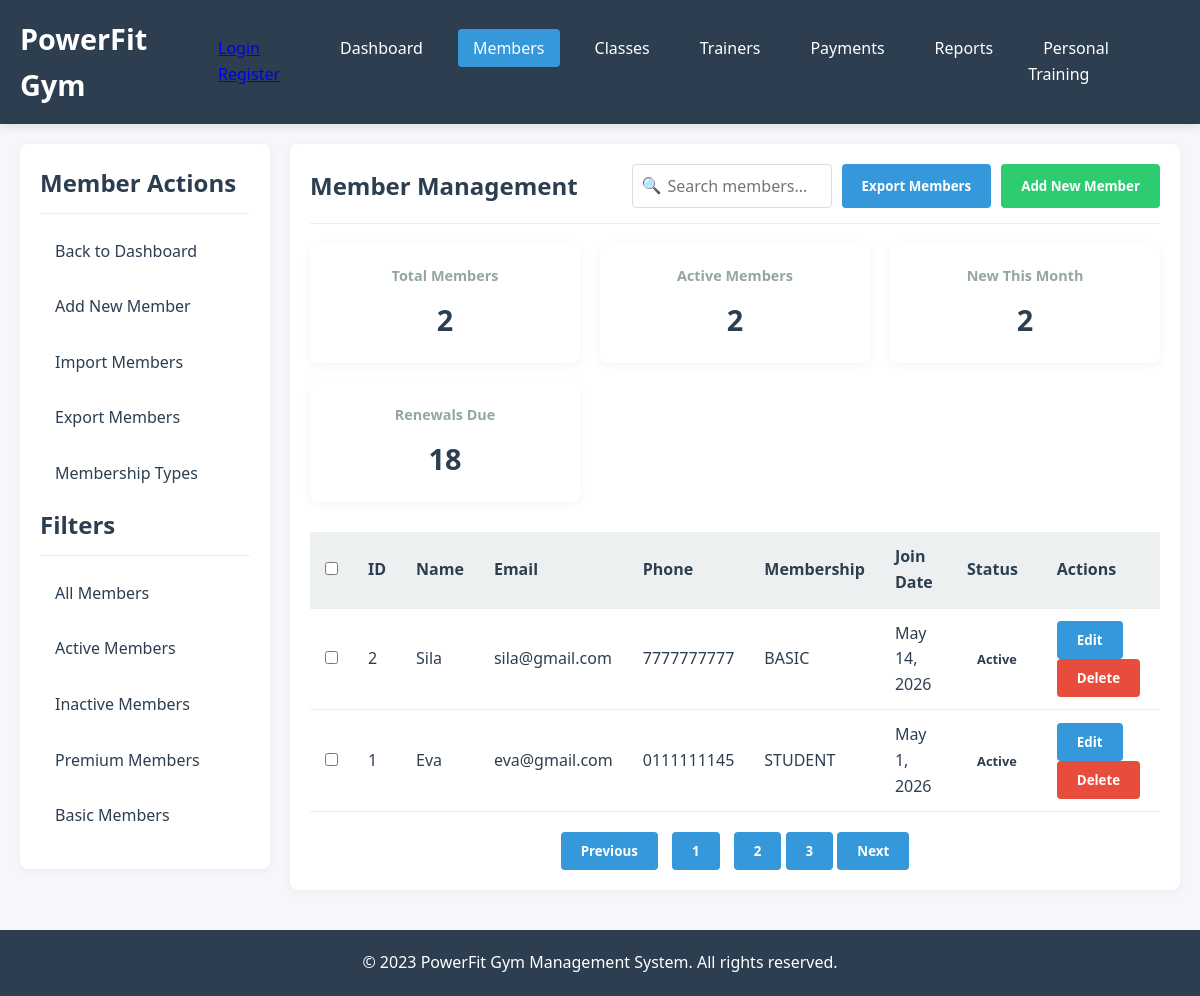
/members/, run on an earlier commit of the app's database.
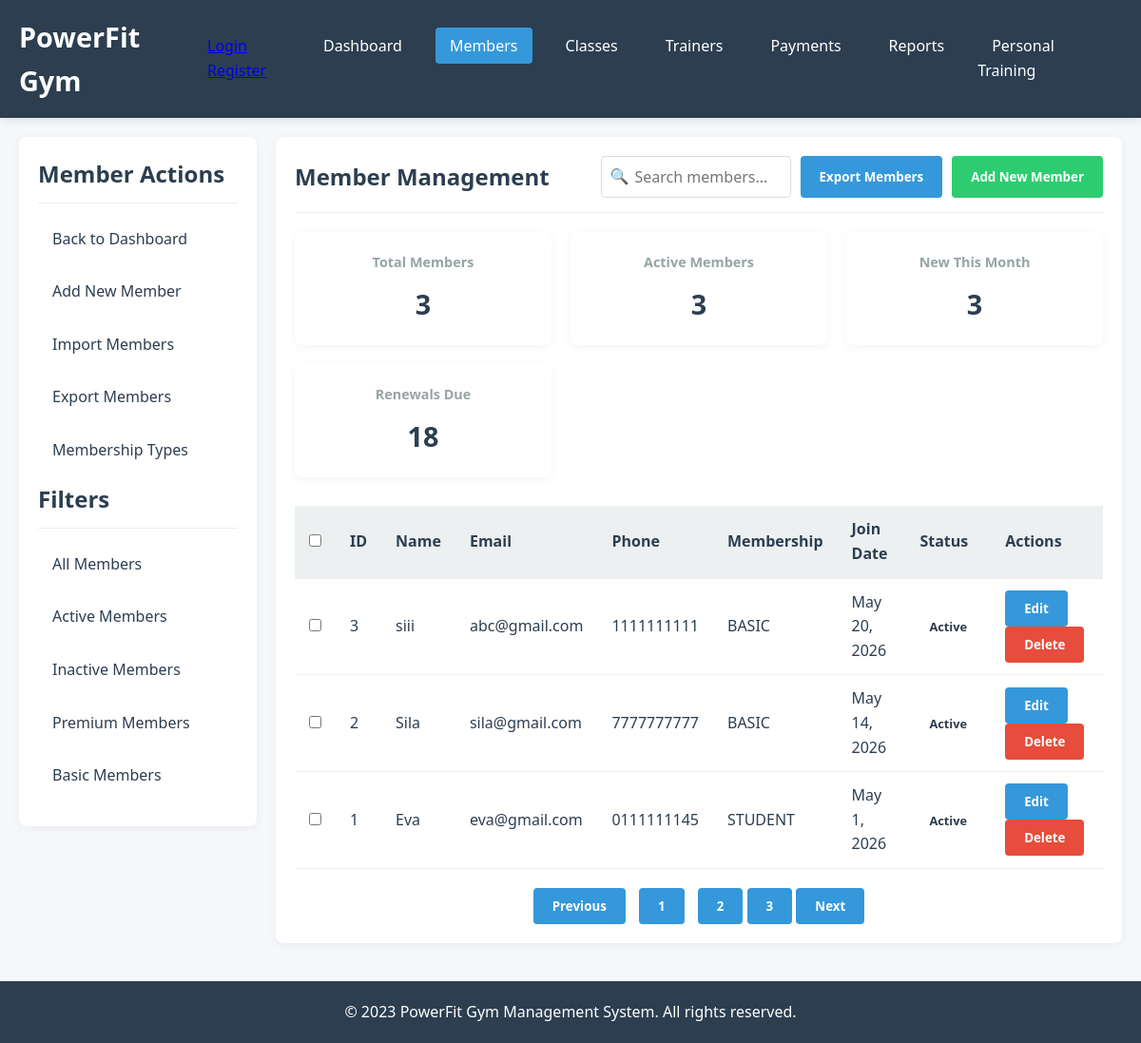
And on a later commit of the database.
### mainApp/models.py (models this page shows, shortened)
class Member(models.Model):
    class Membership(models.TextChoices):
        BASIC: str = "BASIC", "Basic"
        PREMIUM: str = "PREMIUM", "Premium"
        STUDENT: str = "STUDENT", "Student"
    class Status(models.TextChoices):
        ACTIVE: str = "ACTIVE", "Active"
        INACTIVE = "INACTIVE", "Inactive"
    member_id = models.CharField(
        max_length= 255,
        db_index = True,
        unique = True,
        help_text= 'Unique identifier for the member'
    )
    name = models.CharField(
        max_length= 255,
        db_index = True
    )
    email = models.EmailField()
    phone = models.CharField(
        max_length=10
    )
    membership = models.CharField(
        max_length = 255,
        choices = Membership.choices,
        default = Membership.BASIC
    )
    join_date = models.DateField()
    status = models.CharField(
        max_length = 10,
        choices = Status.choices,
        default = Status.ACTIVE
    )
    created_at = models.DateTimeField(auto_now_add = True)
    updated_at = models.DateTimeField(auto_now = True)
    class Meta:
        ordering = ["-join_date"] # ordering members on the list
        indexes = [
            models.Index(fields=["member_id"]),
            models.Index(fields = ["status", "membership"])
        ]
        verbose_name = "Member"
        verbose_name_plural = "Members"

### mainApp/views.py (the view, shortened to what this page needs)
# urls.py: path('members/', views.members, name='members'),
def members(request):
    members = Member.objects.all()
    total_members = Member.objects.count()
    active_members = Member.objects.filter(status='ACTIVE').count()
    now = timezone.now()
    new_this_month = Member.objects.filter(join_date__month = now.month).count()
    format_form = FormatForm()
    import_form = CsvFileForm(request.POST or None, request.FILES or None)
    """Export members data"""
    '''Import members data'''
    if import_form.is_valid():
        import_form.save()
        import_form = CsvFileForm()
    context = {"members":members,"format_form" : format_form,"import_form":import_form, "total_members": total_members, "active_members": active_members, "new_this_month": new_this_month}
    return render(request, 'mainApp/members.html', context)

### mainApp/forms.py
class FormatForm(forms.Form):
    format = forms.ChoiceField(label="format", choices=FORMAT_CHOICES)

### csvs/forms.py (shortened to what this page needs)
class CsvFileForm(forms.ModelForm):
    class Meta:
        model = Csv
        fields = ('file_name', 'activated')  # Include all fields you want editable
    def __init__(self, *args, **kwargs):
        super().__init__(*args, **kwargs)
        self.fields['file_name'].widget.attrs.update({'class': 'form-control'})
        self.fields['activated'].widget.attrs.update({'class': 'form-check-input'})

### templates/mainApp/members.html (shortened to what this page needs)
{% extends 'mainApp/base.html' %} {% load static %} {% block page_css %}
<link rel="stylesheet" href="{% static 'css/mainApp/members.css' %}" />
{% endblock page_css %} {% block content %}
<div class="main-content">
  <aside class="sidebar">
    <h2>Member Actions</h2>
    <ul class="sidebar-menu">
      <li><a href="{% url 'dashboard' %}">Back to Dashboard</a></li>
      <li><a href="{% url 'add_member' %}">Add New Member</a></li>
      <li><a href="#" id="uploadMembersBtn">Import Members</a></li>
      <li><a href="{% url 'export_members' %}">Export Members</a></li>
      <li><a href="#">Membership Types</a></li>
    </ul>
    <h2>Filters</h2>
    <ul class="sidebar-menu">
      <li><a href="#">All Members</a></li>
      <li><a href="#">Active Members</a></li>
      <li><a href="#">Inactive Members</a></li>
      <li><a href="#">Premium Members</a></li>
      <li><a href="#">Basic Members</a></li>
    </ul>
  </aside>
  <main class="content">
    <div class="content-header">
      <h2>Member Management</h2>
      <div style="display: flex; gap: 10px">
        <div class="search-wrapper">
          <input
            type="text"
            id="searchMembers"
            class="form-control search-input"
            placeholder="Search members..."
          />
          <span class="search-icon">🔍</span>
        </div>
        <button class="btn" id="exportMembersBtn">Export Members</button>
        <button class="btn btn-success" onclick="openModal('addMemberModal')">
          Add New Member
        </button>
      </div>
    </div>
    <div class="stats-grid">
      <div class="stat-card">
        <h3>Total Members</h3>
        <div class="value">{{ total_members|default:"247" }}</div>
      </div>
      <div class="stat-card">
        <h3>Active Members</h3>
        <div class="value">{{ active_members|default:"218" }}</div>
      </div>
      <div class="stat-card">
        <h3>New This Month</h3>
        <div class="value">{{ new_this_month|default:"12" }}</div>
      </div>
      <div class="stat-card">
        <h3>Renewals Due</h3>
        <div class="value">{{ renewals_due|default:"18" }}</div>
      </div>
    </div>
    <table>
      <thead>
        <tr>
          <th style="width: 40px">
            <input type="checkbox" id="selectAllMembers" />
          </th>
          <th>ID</th>
          <th>Name</th>
          <th>Email</th>
          <th>Phone</th>
          <th>Membership</th>
          <th>Join Date</th>
          <th>Status</th>
          <th>Actions</th>
        </tr>
      </thead>
      <tbody id="membersTableBody">
        {% for member in members %}
        <tr>
          <td>
            <input
              type="checkbox"
              class="member-checkbox"
              value="{{ member.id }}"
            />
          </td>
          <td>{{ member.id }}</td>
          <td>{{ member.name }}</td>
          <td>{{ member.email }}</td>
          <td>{{ member.phone }}</td>
          <td>{{ member.membership }}</td>
          <td>{{ member.join_date }}</td>
          <td>
            <span class="status {{ member.status }}"
              >{{ member.status|title }}</span
            >
          </td>
          <td>
            <button class="btn btn-sm">Edit</button>
            <button class="btn btn-danger btn-sm">Delete</button>
          </td>
        </tr>
        {% empty %}
        <tr>
          <td colspan="9" style="text-align: center; padding: 40px">
            No members found
          </td>
        </tr>
        {% endfor %}
      </tbody>
    </table>
    <div style="text-align: center; margin-top: 20px">
      <button class="btn">Previous</button>
      <button class="btn" style="margin: 0 10px">1</button>
      <button class="btn">2</button>
      <button class="btn">3</button>
      <button class="btn">Next</button>
    </div>
  </main>
</div>
{% endblock %}

What changed in the data, as far as the page shows it:
added Member: id "3", name "siii", email "abc@gmail.com", phone "1111111111", membership "BASIC", join_date "May 20, 2026", status "Active"
Also different on the page:
{{ total_members|default:"247" }}: "2" → "3"
{{ active_members|default:"218" }}: "2" → "3"
{{ new_this_month|default:"12" }}: "2" → "3"
